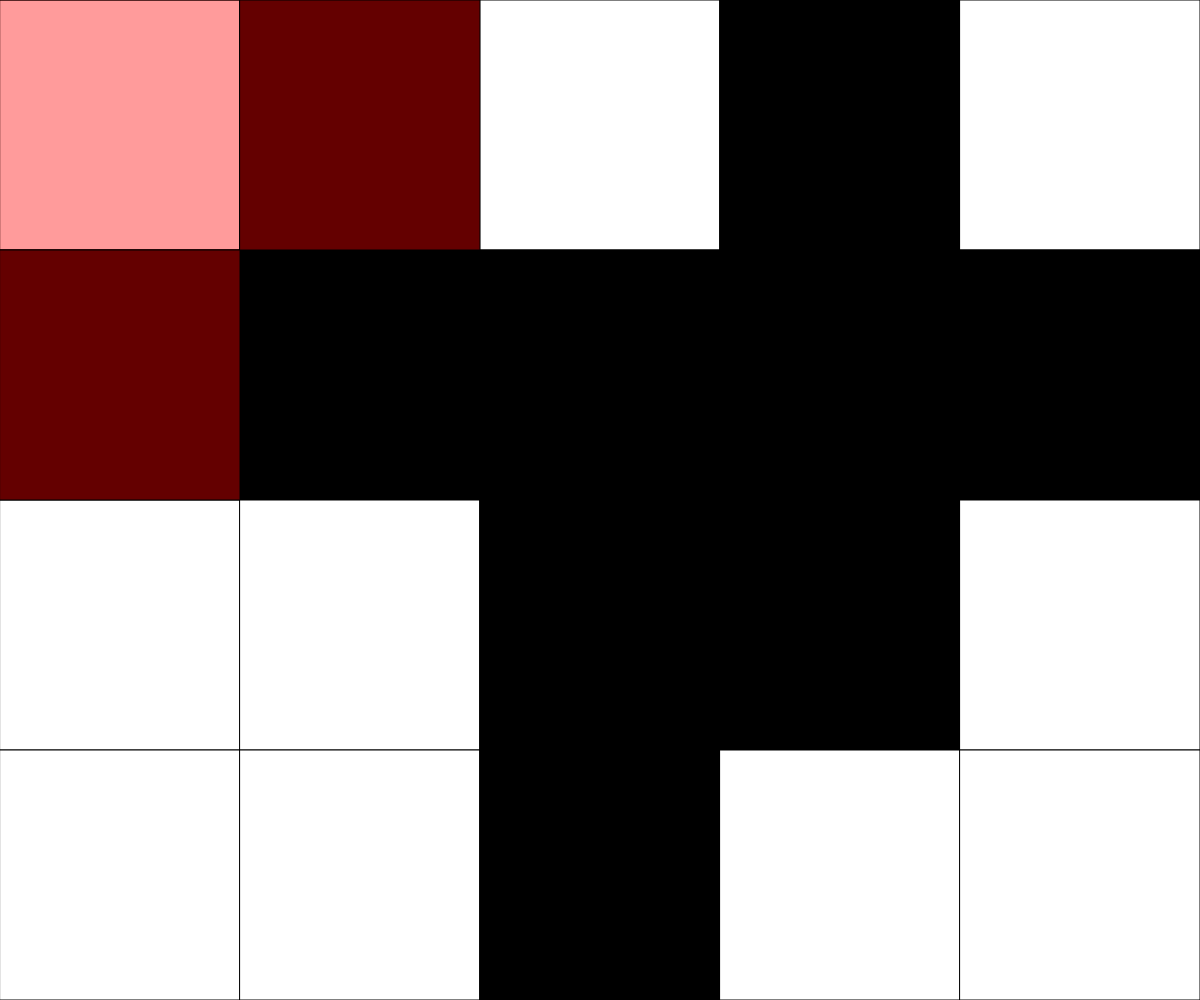
Frame 1 (no input)
Frame 60 (no input): identical to frame 1, image omitted
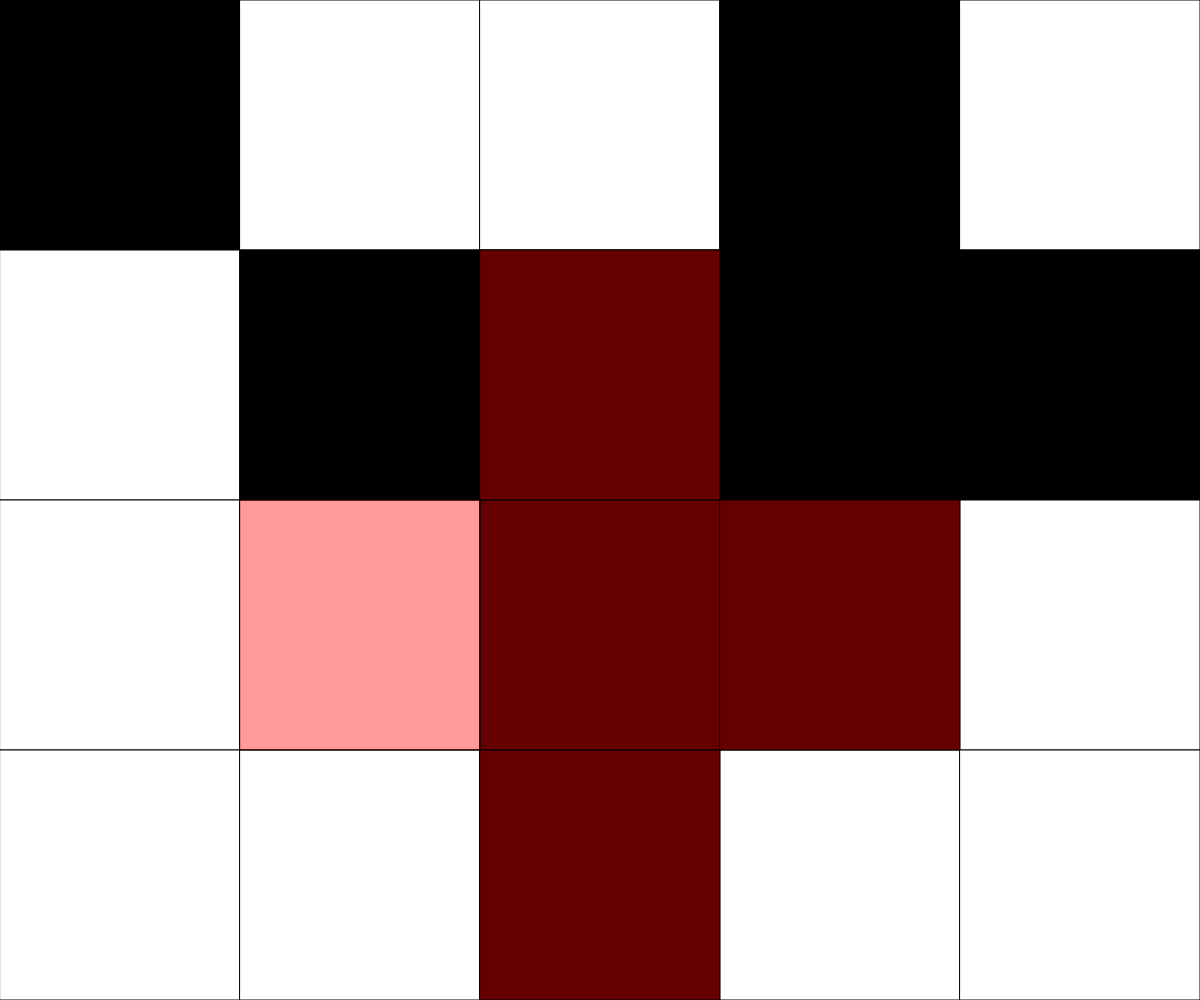
Frame 120 (the mouse pressed at the canvas centre since frame 60)

The p5.js sketch that drew these frames (run headless with seeded random() and noise() and a simulated clock; from frame 60 on, the mouse is pressed at the canvas centre):

// p5.js sketch
// ── sketch.js
//coolpuzzle thing
//Sami
//Oct 30, 2024

let NUM_ROWS = 4;
let NUM_COLS = 5;
let rectWidth, rectHeight;
let currentRow, currentCol;
let gridData = [[0,0,0,0,0],
                [0,0,0,0,0],
                [0,255,0,0,0],
                [255,255,255,0,0]];
let flipPattern = -1; // Start with cross as pattern repersented with a -1, square will be a 1

function setup() {
  createCanvas(windowWidth, windowHeight);
  rectWidth = width / NUM_COLS;
  rectHeight = height / NUM_ROWS;
  randomGrid(); // Randomize the starting board
}

function draw() {
  background(220);
  determineActiveSquare();
  drawGrid();
  checkWin(); // Check for win condition
  drawOverlay(); // Draw the overlay
}

function mousePressed() {
  if (keyIsDown(SHIFT)) {
    singleFlip(currentCol, currentRow); // Only flip the active square
  } else {
    normalFlip(currentCol, currentRow); // Flip based on the pattern
  }
}

function normalFlip(col, row) {
  if (flipPattern === -1) {
    singleFlip(col, row);
    if (col > 0) singleFlip(col - 1, row);
    if (col < NUM_COLS - 1) singleFlip(col + 1, row);
    if (row > 0) singleFlip(col, row - 1);
    if (row < NUM_ROWS - 1) singleFlip(col, row + 1);
  } else if (flipPattern === 1) {
    for (let i = 0; i < 2; i++) {
      for (let j = 0; j < 2; j++) {
        singleFlip(col + i, row + j);
      }
    }
  }
}

function singleFlip(col, row) {
  if (col >= 0 && col < NUM_COLS && row >= 0 && row < NUM_ROWS) {
    gridData[row][col] = (gridData[row][col] === 0) ? 255 : 0;
  }
}

function determineActiveSquare() {
  currentRow = int(mouseY / rectHeight);
  currentCol = int(mouseX / rectWidth);
}

function drawGrid() {
  for (let x = 0; x < NUM_COLS; x++) {
    for (let y = 0; y < NUM_ROWS; y++) {
      fill(gridData[y][x]);
      rect(x * rectWidth, y * rectHeight, rectWidth, rectHeight);
    }
  }
}

function randomGrid() {
  for (let y = 0; y < NUM_ROWS; y++) {
    for (let x = 0; x < NUM_COLS; x++) {
      gridData[y][x] = random([0, 255]);
    }
  }
}

function checkWin() {
  let firstValue = gridData[0][0];
  let win = gridData.every(row => row.every(value => value === firstValue));
  if (win) {
    fill(255, 0, 255); // Bright purple for the win message, so its visable
    textSize(40);
    textAlign(CENTER);
    text("You Win!", width / 2, height / 2);
  }
}

function drawOverlay() {
  fill(255, 0, 0, 100); // Semi-transparent red
  if (flipPattern === 1) {
    for (let i = 0; i < 2; i++) {
      for (let j = 0; j < 2; j++) {
        if (currentCol + i < NUM_COLS && currentRow + j < NUM_ROWS) {
          rect((currentCol + i) * rectWidth, (currentRow + j) * rectHeight, rectWidth, rectHeight);
        }
      }
    }
  } else if (flipPattern === -1) {
    if (currentCol < NUM_COLS && currentRow < NUM_ROWS) {
      rect(currentCol * rectWidth, currentRow * rectHeight, rectWidth, rectHeight);
      if (currentCol > 0) rect((currentCol - 1) * rectWidth, currentRow * rectHeight, rectWidth, rectHeight);
      if (currentCol < NUM_COLS - 1) rect((currentCol + 1) * rectWidth, currentRow * rectHeight, rectWidth, rectHeight);
      if (currentRow > 0) rect(currentCol * rectWidth, (currentRow - 1) * rectHeight, rectWidth, rectHeight);
      if (currentRow < NUM_ROWS - 1) rect(currentCol * rectWidth, (currentRow + 1) * rectHeight, rectWidth, rectHeight);
    }
  }
}

function keyPressed() {
  if (key === ' ') {
    flipPattern *= -1 //toggle for the space bar switching between cross and square
  }
}

function windowResized() {
  resizeCanvas(windowWidth, windowHeight);
  rectWidth = width / NUM_COLS;
  rectHeight = height / NUM_ROWS;
}
